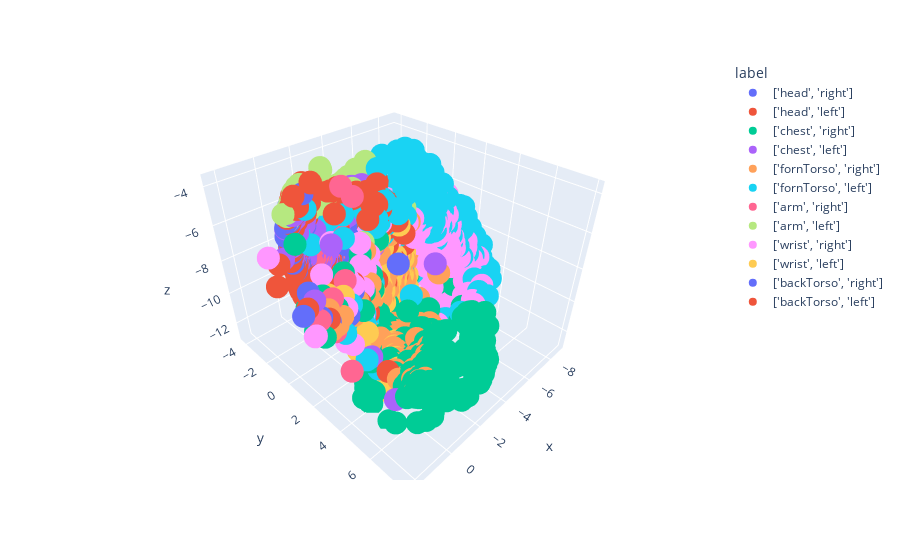

The notebook cell this image was saved under:
### Code cell
import plotly.express as px

onBodyMap = {1: ['head','right'],              2: ['head','left'], 
                  3: ['chest', 'right'],            4: ['chest', 'left'],
                  5: ['fornTorso', 'right'],        6: ['fornTorso', 'left'],
                  7: ['arm', 'right'],              8: ['arm', 'left'],
                  9: ['wrist', 'right'],           10: ['wrist', 'left'],
                  11: ['backTorso', 'right'],      12: ['backTorso', 'left']}

df1 = pd.DataFrame(onBody[onBody['dvc']== '1'].reset_index()['embedding'].tolist(), columns = ['x', 'y', 'z'])
df1['label'] = str(onBodyMap[1])
print(df1.size)
df2 = pd.DataFrame(onBody[onBody['dvc']== '2'].reset_index()['embedding'].tolist(), columns = ['x', 'y', 'z'])
df2['label'] = str(onBodyMap[2])
print(df2.size)
df3 = pd.DataFrame(onBody[onBody['dvc']== '3'].reset_index()['embedding'].tolist(), columns = ['x', 'y', 'z'])
df3['label'] = str(onBodyMap[3])
print(df3.size)
df4 = pd.DataFrame(onBody[onBody['dvc']== '4'].reset_index()['embedding'].tolist(), columns = ['x', 'y', 'z'])
df4['label'] = str(onBodyMap[4])
print(df4.size)
df5 = pd.DataFrame(onBody[onBody['dvc']== '5'].reset_index()['embedding'].tolist(), columns = ['x', 'y', 'z'])
df5['label'] = str(onBodyMap[5])
print(df5.size)
df6 = pd.DataFrame(onBody[onBody['dvc']== '6'].reset_index()['embedding'].tolist(), columns = ['x', 'y', 'z'])
df6['label'] = str(onBodyMap[6])
print(df6.size)

df7 = pd.DataFrame(onBody[onBody['dvc']== '7'].reset_index()['embedding'].tolist(), columns = ['x', 'y', 'z'])
df7['label'] = str(onBodyMap[7]) 
print(df7.size)
df8 = pd.DataFrame(onBody[onBody['dvc']== '8'].reset_index()['embedding'].tolist(), columns = ['x', 'y', 'z'])
df8['label'] = str(onBodyMap[8])
print(df8.size)
df9 = pd.DataFrame(onBody[onBody['dvc']== '9'].reset_index()['embedding'].tolist(), columns = ['x', 'y', 'z'])
df9['label'] = str(onBodyMap[9])
print(df9.size)
df10 = pd.DataFrame(onBody[onBody['dvc']== '10'].reset_index()['embedding'].tolist(), columns = ['x', 'y', 'z'])
df10['label'] = str(onBodyMap[10])
print(df10.size)
df11 = pd.DataFrame(onBody[onBody['dvc']== '11'].reset_index()['embedding'].tolist(), columns = ['x', 'y', 'z'])
df11['label'] = str(onBodyMap[11])
print(df11.size)
df12 = pd.DataFrame(onBody[onBody['dvc']== '12'].reset_index()['embedding'].tolist(), columns = ['x', 'y', 'z'])
df12['label'] = str(onBodyMap[12])
print(df12.size)
df13 = pd.DataFrame(anomaly_embedding, columns=['x', 'y', 'z'])
df13['label'] = 'Anomaly'
print(df13.size)

df = pd.concat([df1, df2, df3, df4, df5, df6, df7, df8, df9, df10, df11, df12])
print(df.size)
fig = px.scatter_3d(df, x='x', y='y', z='z', color='label',opacity=1)
fig.show()

### Figure 1 — Plotly figure (JSON) as saved in the notebook; plotly's stock layout.template omitted (floating-point values rounded to 4 significant figures; data arrays with more than 128 entries replaced by an {"elided": "..."} marker saying what was removed)
{"data": [{"hovertemplate": "label=['head', 'right']<br>x=%{x}<br>y=%{y}<br>z=%{z}<extra></extra>", "legendgroup": "['head', 'right']", "marker": {"color": "#636efa", "opacity": 1, "symbol": "circle"}, "mode": "markers", "name": "['head', 'right']", "scene": "scene", "showlegend": true, "type": "scatter3d", "x": [-2.478, -0.8125, -0.4161, 1.446, 1.528, -1.839, 2.3, -3.362, 1.557, -2.908, 1.116, 0.9951, -2.914], "y": [0.4485, 1.169, -1.543, 1.266, 1.016, -0.3899, 1.642, -1.771, 1.866, 2.08, 1.836, 1.307, 0.4599], "z": [-7.356, -8.614, -10.65, -7.859, -7.511, -7.185, -7.991, -12.47, -8.382, -7.624, -8.892, -8.236, -7.34]}, {"hovertemplate": "label=['head', 'left']<br>x=%{x}<br>y=%{y}<br>z=%{z}<extra></extra>", "legendgroup": "['head', 'left']", "marker": {"color": "#EF553B", "opacity": 1, "symbol": "circle"}, "mode": "markers", "name": "['head', 'left']", "scene": "scene", "showlegend": true, "type": "scatter3d", "x": {"elided": "268 float values"}, "y": {"elided": "268 float values"}, "z": {"elided": "268 float values"}}, {"hovertemplate": "label=['chest', 'right']<br>x=%{x}<br>y=%{y}<br>z=%{z}<extra></extra>", "legendgroup": "['chest', 'right']", "marker": {"color": "#00cc96", "opacity": 1, "symbol": "circle"}, "mode": "markers", "name": "['chest', 'right']", "scene": "scene", "showlegend": true, "type": "scatter3d", "x": {"elided": "518 float values"}, "y": {"elided": "518 float values"}, "z": {"elided": "518 float values"}}, {"hovertemplate": "label=['chest', 'left']<br>x=%{x}<br>y=%{y}<br>z=%{z}<extra></extra>", "legendgroup": "['chest', 'left']", "marker": {"color": "#ab63fa", "opacity": 1, "symbol": "circle"}, "mode": "markers", "name": "['chest', 'left']", "scene": "scene", "showlegend": true, "type": "scatter3d", "x": {"elided": "412 float values"}, "y": {"elided": "412 float values"}, "z": {"elided": "412 float values"}}, {"hovertemplate": "label=['fornTorso', 'right']<br>x=%{x}<br>y=%{y}<br>z=%{z}<extra></extra>", "legendgroup": "['fornTorso', 'right']", "marker": {"color": "#FFA15A", "opacity": 1, "symbol": "circle"}, "mode": "markers", "name": "['fornTorso', 'right']", "scene": "scene", "showlegend": true, "type": "scatter3d", "x": {"elided": "802 float values"}, "y": {"elided": "802 float values"}, "z": {"elided": "802 float values"}}, {"hovertemplate": "label=['fornTorso', 'left']<br>x=%{x}<br>y=%{y}<br>z=%{z}<extra></extra>", "legendgroup": "['fornTorso', 'left']", "marker": {"color": "#19d3f3", "opacity": 1, "symbol": "circle"}, "mode": "markers", "name": "['fornTorso', 'left']", "scene": "scene", "showlegend": true, "type": "scatter3d", "x": {"elided": "688 float values"}, "y": {"elided": "688 float values"}, "z": {"elided": "688 float values"}}, {"hovertemplate": "label=['arm', 'right']<br>x=%{x}<br>y=%{y}<br>z=%{z}<extra></extra>", "legendgroup": "['arm', 'right']", "marker": {"color": "#FF6692", "opacity": 1, "symbol": "circle"}, "mode": "markers", "name": "['arm', 'right']", "scene": "scene", "showlegend": true, "type": "scatter3d", "x": {"elided": "462 float values"}, "y": {"elided": "462 float values"}, "z": {"elided": "462 float values"}}, {"hovertemplate": "label=['arm', 'left']<br>x=%{x}<br>y=%{y}<br>z=%{z}<extra></extra>", "legendgroup": "['arm', 'left']", "marker": {"color": "#B6E880", "opacity": 1, "symbol": "circle"}, "mode": "markers", "name": "['arm', 'left']", "scene": "scene", "showlegend": true, "type": "scatter3d", "x": {"elided": "364 float values"}, "y": {"elided": "364 float values"}, "z": {"elided": "364 float values"}}, {"hovertemplate": "label=['wrist', 'right']<br>x=%{x}<br>y=%{y}<br>z=%{z}<extra></extra>", "legendgroup": "['wrist', 'right']", "marker": {"color": "#FF97FF", "opacity": 1, "symbol": "circle"}, "mode": "markers", "name": "['wrist', 'right']", "scene": "scene", "showlegend": true, "type": "scatter3d", "x": {"elided": "514 float values"}, "y": {"elided": "514 float values"}, "z": {"elided": "514 float values"}}, {"hovertemplate": "label=['wrist', 'left']<br>x=%{x}<br>y=%{y}<br>z=%{z}<extra></extra>", "legendgroup": "['wrist', 'left']", "marker": {"color": "#FECB52", "opacity": 1, "symbol": "circle"}, "mode": "markers", "name": "['wrist', 'left']", "scene": "scene", "showlegend": true, "type": "scatter3d", "x": {"elided": "491 float values"}, "y": {"elided": "491 float values"}, "z": {"elided": "491 float values"}}, {"hovertemplate": "label=['backTorso', 'right']<br>x=%{x}<br>y=%{y}<br>z=%{z}<extra></extra>", "legendgroup": "['backTorso', 'right']", "marker": {"color": "#636efa", "opacity": 1, "symbol": "circle"}, "mode": "markers", "name": "['backTorso', 'right']", "scene": "scene", "showlegend": true, "type": "scatter3d", "x": {"elided": "807 float values"}, "y": {"elided": "807 float values"}, "z": {"elided": "807 float values"}}, {"hovertemplate": "label=['backTorso', 'left']<br>x=%{x}<br>y=%{y}<br>z=%{z}<extra></extra>", "legendgroup": "['backTorso', 'left']", "marker": {"color": "#EF553B", "opacity": 1, "symbol": "circle"}, "mode": "markers", "name": "['backTorso', 'left']", "scene": "scene", "showlegend": true, "type": "scatter3d", "x": {"elided": "716 float values"}, "y": {"elided": "716 float values"}, "z": {"elided": "716 float values"}}], "layout": {"legend": {"title": {"text": "label"}, "tracegroupgap": 0}, "margin": {"t": 60}, "scene": {"domain": {"x": [0, 1], "y": [0, 1]}, "xaxis": {"title": {"text": "x"}}, "yaxis": {"title": {"text": "y"}}, "zaxis": {"title": {"text": "z"}}}}}
